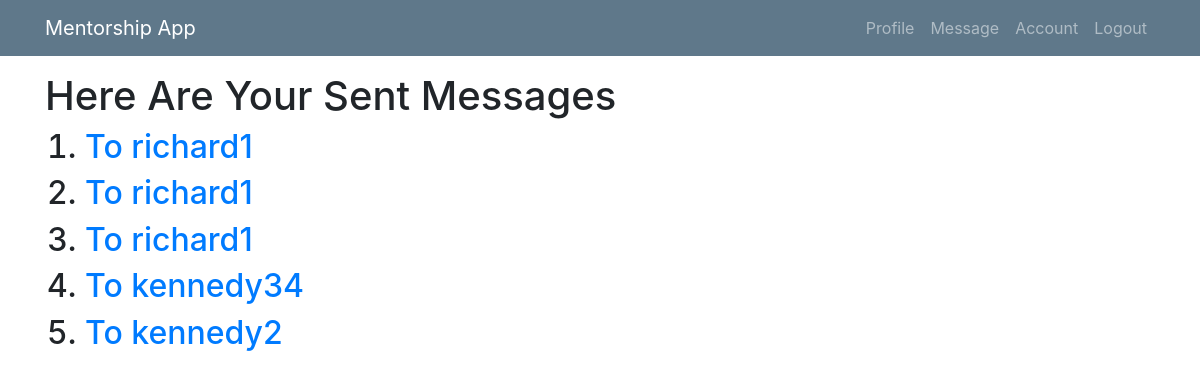
The page /list-message/ (signed in) on the database as committed earlier.
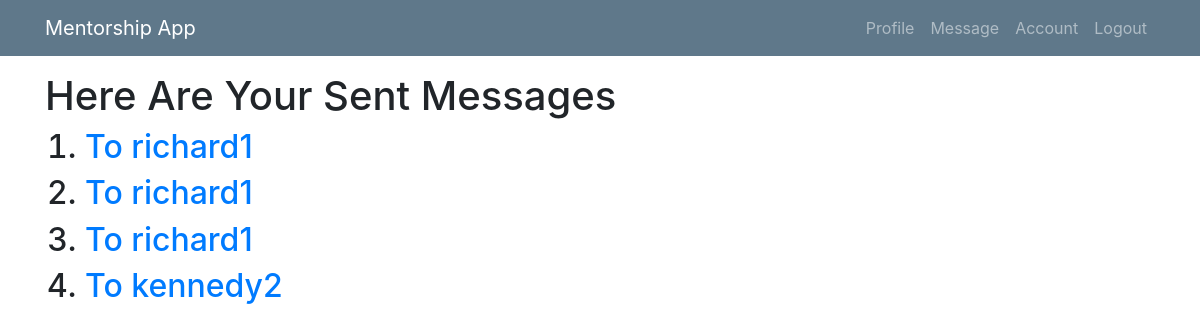
The same page on the database as committed later.
### mentee/models.py (models this page shows, shortened)
class Msg(models.Model):
    sender = models.ForeignKey(User, related_name="sender", on_delete=models.CASCADE, null=True)
    receipient = models.ForeignKey(User, related_name="receipient", on_delete=models.CASCADE)
    msg_content = models.TextField(max_length=100)
    sent_at = models.DateTimeField(null=True, blank=True)
    comment = models.TextField(blank=True, null=True)
    comment_at = models.DateTimeField(blank=True, null=True)
    is_approved = models.BooleanField(default=False, verbose_name="Approve?")
    date_approved = models.DateTimeField(blank=True, null=True)
    class Meta:
        ordering = ['-sent_at']

class User(AbstractUser):
    is_mentee = models.BooleanField(default=False)
    is_mentor = models.BooleanField(default=False)

### mentee/views/mentee.py (the view)
# urls.py: path('list-message/', mentee.MessageListView.as_view(), name='list'),
class MessageListView(LoginRequiredMixin, UserPassesTestMixin, ListView):
    model = Msg
    template_name = 'menti/listmessages.html'
    context_object_name = 'sentmesso'
    def test_func(self):
        return self.request.user.is_mentee
    def get_queryset(self):
        return self.model.objects.filter(sender=self.request.user)

### mentee/templates/menti/listmessages.html
{% extends 'menti/base.html' %}
{% block content %}
<h1>Here Are Your Sent Messages</h1>
     {% if sentmesso %}
  <ol>
      {% for messo in sentmesso %}
      <h2><li><a href="{% url 'sent' pk=messo.pk %}">To {{ messo.receipient }} </a></li></h2>
      {% endfor %}
  </ol>
{% else %}
<p>There Are no sent Messages</p>
{% endif %}
{% endblock %}

Rows that differ between the two databases and show on the page:
removed Msg: receipient "kennedy34"
